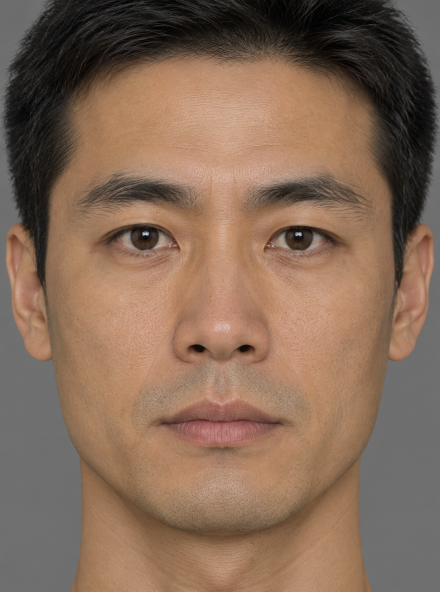
#> input picture RAG/portraits/figure-symmetric-cartographer/01-pass-880x1184.png, 880 x 1184 px (shown at 1/2 size)
$ python compare_stills.py
#> lines starting #> are read from the running program, lines starting #| are printed output that depends on the picture
### Log/Circle10/consistency.py
"""Circle10 肖像一致性体检 v3：眼位对齐 + 身份相似 + 眼部比例 + 构图合规。

方法：Haar 眼级联取双眼框（全脸级联在极紧景别下大面积漏检，眼级联反而稳），
以双眼中心连线做旋转与尺度归一（瞳孔距固定 100px），再取固定窗口算 NCC。
跨片与片内用同一套对齐，两者之差即「同人不同片」的损失。

用法：python Log/Circle10/consistency.py
"""
import itertools
import sys
from pathlib import Path

ROOT = Path(__file__).resolve().parents[2]
sys.path.insert(0, str(ROOT / "Tool" / "_deps"))
sys.path.insert(0, str(ROOT / "Tool" / "_deps_cv4"))  # cv2 5.0 无 CascadeClassifier
import cv2
import numpy as np

OUT = ROOT / "Log" / "Circle10" / "output"
VIDEOS = {"a": OUT / "v1-a.mp4", "b": OUT / "v1-b.mp4"}
EYE = cv2.CascadeClassifier(str(ROOT / "Tool/_deps/cv2/data/haarcascade_eye.xml"))
FACE = cv2.CascadeClassifier(str(ROOT / "Tool/_deps/cv2/data/haarcascade_frontalface_default.xml"))
IPD = 100.0          # 归一到 100px
WIN = (300, 380)     # 对齐全脸窗口
TS = [0.0, 1.0, 2.0, 3.0, 4.0, 5.0]


def eye_pair(gray):
    h, w = gray.shape
    boxes = EYE.detectMultiScale(gray[:int(h * 0.62)], 1.05, 6, minSize=(int(w * 0.06), int(w * 0.06)))
    boxes = [b for b in boxes if b[2] < w * 0.45]
    if len(boxes) < 2:
        return None
    best = None
    for b1, b2 in itertools.combinations(boxes, 2):
        x1, y1, w1, h1 = b1
        x2, y2, w2, h2 = b2
        if x1 > x2:
            (x1, y1, w1, h1), (x2, y2, w2, h2) = (x2, y2, w2, h2), (x1, y1, w1, h1)
        c1 = (x1 + w1 / 2, y1 + h1 / 2)
        c2 = (x2 + w2 / 2, y2 + h2 / 2)
        dy = abs(c1[1] - c2[1])
        size_ratio = min(w1, w2) / max(w1, w2)
        if size_ratio < 0.7 or dy > (c2[0] - c1[0]) * 0.35:
            continue
        score = size_ratio - dy / w * 4
        if best is None or score > best[0]:
            best = (score, (x1, y1, w1, h1), (x2, y2, w2, h2))
    if best is None:
        return None
    return best[1], best[2]


def align(img, pair):
    (x1, y1, w1, h1), (x2, y2, w2, h2) = pair
    c1 = np.array([x1 + w1 / 2, y1 + h1 / 2], np.float32)
    c2 = np.array([x2 + w2 / 2, y2 + h2 / 2], np.float32)
    ipd = float(np.hypot(*(c2 - c1)))
    ang = np.degrees(np.arctan2(c2[1] - c1[1], c2[0] - c1[0]))
    M = cv2.getRotationMatrix2D(((c1 + c2) / 2).tolist(), ang, IPD / ipd)
    return cv2.warpAffine(img, M, (img.shape[1], img.shape[0]), flags=cv2.INTER_CUBIC)


def crop(aligned, pair):
    (x1, y1, w1, h1), (x2, y2, w2, h2) = pair
    cx = (x1 + w1 / 2 + x2 + w2 / 2) / 2
    cy = (y1 + h1 / 2 + y2 + h2 / 2) / 2
    x0 = int(cx - 1.5 * IPD); y0 = int(cy - 1.0 * IPD)
    x1_ = int(cx + 1.5 * IPD); y1_ = int(cy + 2.8 * IPD)
    pad_x0, pad_y0 = max(0, -x0), max(0, -y0)
    x0, y0 = max(0, x0), max(0, y0)
    x1_ = min(aligned.shape[1], x1_); y1_ = min(aligned.shape[0], y1_)
    sub = aligned[y0:y1_, x0:x1_]
    sub = np.pad(sub, ((pad_y0, 0), (pad_x0, 0), (0, 0)), mode="edge") if (pad_x0 or pad_y0) else sub
    return cv2.resize(sub, WIN, interpolation=cv2.INTER_AREA)


def ncc(a, b, inset=0.08):
    h, w = a.shape
    m = np.zeros((h, w), bool)
    m[int(h * inset):int(h * (1 - inset)), int(w * inset):int(w * (1 - inset))] = True
    x, y = a[m].astype(np.float32), b[m].astype(np.float32)
    x -= x.mean(); y -= y.mean()
    d = np.sqrt((x * x).sum() * (y * y).sum())
    return float((x * y).sum() / d) if d else 0.0


def score(ref, mov, rng=6):
    rg = cv2.GaussianBlur(cv2.cvtColor(ref, cv2.COLOR_BGR2GRAY).astype(np.float32), (0, 0), 1.2)
    mg = cv2.GaussianBlur(cv2.cvtColor(mov, cv2.COLOR_BGR2GRAY).astype(np.float32), (0, 0), 1.2)
    best = -1.0
    for dx in range(-rng, rng + 1, 2):
        for dy in range(-rng, rng + 1, 2):
            M = np.array([[1, 0, dx], [0, 1, dy]], np.float32)
            w = cv2.warpAffine(mg, M, (WIN[0], WIN[1]), flags=cv2.INTER_LINEAR,
                               borderMode=cv2.BORDER_REPLICATE)
            best = max(best, ncc(rg, w))
    return best


# [85 lines left out: function main, not called in this run]


# [2 lines that do not run on import are left out]

### Log/Circle10/compare_stills.py
"""把原肖像卡的两张入库静态图拉进与视频帧同一套眼位对齐口径，出一张 6 格对比版。
用法：python Log/Circle10/compare_stills.py
"""
import sys
from pathlib import Path

ROOT = Path(__file__).resolve().parents[2]
sys.path.insert(0, str(ROOT / "Log" / "Circle10"))
sys.path.insert(0, str(ROOT / "Tool" / "_deps"))
sys.path.insert(0, str(ROOT / "Tool" / "_deps_cv4"))
import cv2
import numpy as np
from consistency import EYE, FACE, WIN, eye_pair, align, crop, score

OUT = ROOT / "Log" / "Circle10" / "output"
RAG = ROOT / "RAG" / "portraits" / "figure-symmetric-cartographer"
STILLS = {"still-880": RAG / "01-pass-880x1184.png", "still-1086": RAG / "02-pass-1086x1448.png"}
VIDEOS = {"a": OUT / "v1-a.mp4", "b": OUT / "v1-b.mp4"}
TS = [3.0, 5.0]


def from_still(path):
    img = cv2.imread(str(path))
    g = cv2.cvtColor(img, cv2.COLOR_BGR2GRAY)
    pair = eye_pair(g)
    if pair is None:
        return None
    (x1, y1, w1, h1), (x2, y2, w2, h2) = pair
    c1 = np.array([x1 + w1 / 2, y1 + h1 / 2]); c2 = np.array([x2 + w2 / 2, y2 + h2 / 2])
    ipd = float(np.hypot(*(c2 - c1)))
    return {"crop": crop(align(img, pair), pair), "ipd_px": ipd,
            "ipd_frac": ipd / img.shape[1], "size": img.shape[1::-1]}


def from_video(path, t):
    cap = cv2.VideoCapture(str(path))
    fps = cap.get(cv2.CAP_PROP_FPS)
    idx = int(round(t * fps))
    cap.set(cv2.CAP_PROP_POS_FRAMES, idx)
    ok, fr = cap.read()
    cap.release()
    if not ok:
        return None
    pair = eye_pair(cv2.cvtColor(fr, cv2.COLOR_BGR2GRAY))
    if pair is None:
        return None
    (x1, y1, w1, h1), (x2, y2, w2, h2) = pair
    c1 = np.array([x1 + w1 / 2, y1 + h1 / 2]); c2 = np.array([x2 + w2 / 2, y2 + h2 / 2])
    ipd = float(np.hypot(*(c2 - c1)))
    return {"crop": crop(align(fr, pair), pair), "ipd_px": ipd, "ipd_frac": ipd / fr.shape[1]}


def main():
    S = {}
    for k, p in STILLS.items():
        r = from_still(p)
#> in from_still, img is the input picture: shape (1184, 880, 3); mean B, G, R 87.1, 105.8, 132.5
#> in from_still, `g = cv2.cvtColor(img, cv2.COLOR_BGR2GRAY)`:
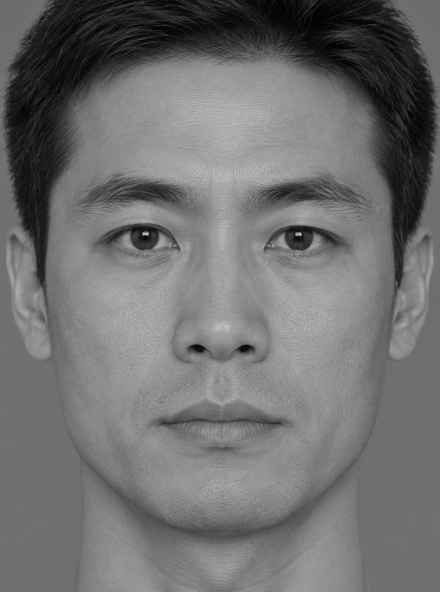
#> g: shape (1184, 880) (shown at 1/2 size); min 0, max 218, mean 111.7
#> in eye_pair, `boxes = EYE.detectMultiScale(gray[:int(h * 0.62)], 1.05, 6, minSize=(i..`: boxes = [[504, 395, 170, 170], [189, 387, 179, 179]]
#> the loop in eye_pair, `for b1, b2 in itertools.combinations(boxes, 2):` made 1 pass
#> (x1, y1, w1, h1, x2, y2, w2, h2) on pass 1: (189, 387, 179, 179, 504, 395, 170, 170)
#> in from_still, `pair = eye_pair(g)`: pair = ((189, 387, 179, 179), (504, 395, 170, 170))
#> in from_still, `(x1, y1, w1, h1), (x2, y2, w2, h2) = pair`: x1 = 189; y1 = 387; w1 = 179; x2 = 504; y2 = 395; w2 = 170
#> in from_still, `c1 = np.array([x1 + w1 / 2, y1 + h1 / 2])`: c1 = [278.5, 476.5]
#> in from_still, `c2 = np.array([x2 + w2 / 2, y2 + h2 / 2])`: c2 = [589, 480]
#> in from_still, `ipd = float(np.hypot(*(c2 - c1)))`: ipd = 310.5
#> in align, `(x1, y1, w1, h1), (x2, y2, w2, h2) = pair`: x1 = 189; y1 = 387; w1 = 179; x2 = 504; y2 = 395; w2 = 170
#> in align, `c1 = np.array([x1 + w1 / 2, y1 + h1 / 2], np.float32)`: c1 = [278.5, 476.5]
#> in align, `c2 = np.array([x2 + w2 / 2, y2 + h2 / 2], np.float32)`: c2 = [589, 480]
#> in align, `ipd = float(np.hypot(*(c2 - c1)))`: ipd = 310.5
#> in align, `ang = np.degrees(np.arctan2(c2[1] - c1[1], c2[0] - c1[0]))`: ang = 0.646
#> in align, `M = cv2.getRotationMatrix2D(((c1 + c2) / 2).tolist(), ang, IPD / ipd)`: M = [[0.322, 0.00363, 292.3], [-0.00363, 0.322, 325.8]]
#> in align, `return cv2.warpAffine(img, M, (img.shape[1], img.shape[0]), flags=cv2...`:
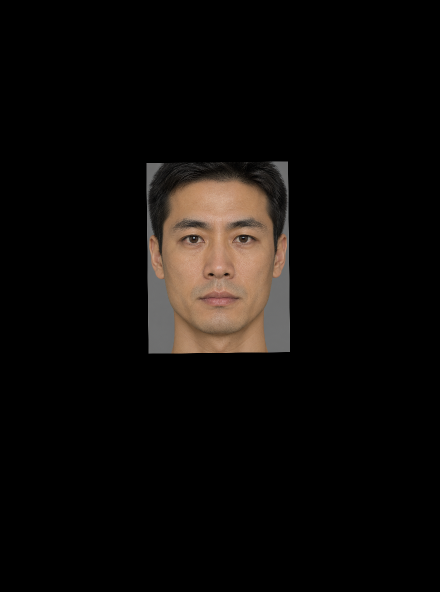
#> returned value: shape (1184, 880, 3) (shown at 1/2 size); mean of channels 0, 1, 2 9, 11, 13.7; drawn as B, G, R
#> in crop, `(x1, y1, w1, h1), (x2, y2, w2, h2) = pair`: x1 = 189; y1 = 387; w1 = 179; x2 = 504; y2 = 395; w2 = 170
#> in crop, `cx = (x1 + w1 / 2 + x2 + w2 / 2) / 2`: cx = 433.8
#> in crop, `cy = (y1 + h1 / 2 + y2 + h2 / 2) / 2`: cy = 478.2
#> in crop, `x0 = int(cx - 1.5 * IPD)`: x0 = 283
#> in crop, `y0 = int(cy - 1.0 * IPD)`: y0 = 378
#> in crop, `x1_ = int(cx + 1.5 * IPD)`: x1_ = 583
#> in crop, `y1_ = int(cy + 2.8 * IPD)`: y1_ = 758
#> in crop, `pad_x0, pad_y0 = max(0, -x0), max(0, -y0)`: pad_x0 = 0
#> in crop, `sub = aligned[y0:y1_, x0:x1_]`:
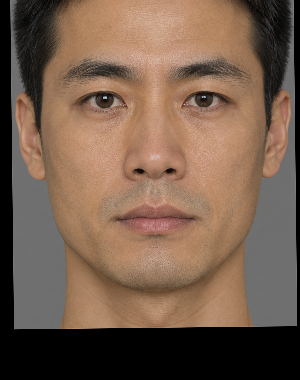
#> sub: shape (380, 300, 3); mean of channels 0, 1, 2 76.6, 93.5, 117.7; drawn as B, G, R
#> r = 4 items
        print(f"{k}: {'OK' if r else 'NO EYES'}  {p.name}")
#| still-880: OK  01-pass-880x1184.png
        if r:
            S[k] = r
#> pass 2 of the loop in main, `for k, p in STILLS.items():`:
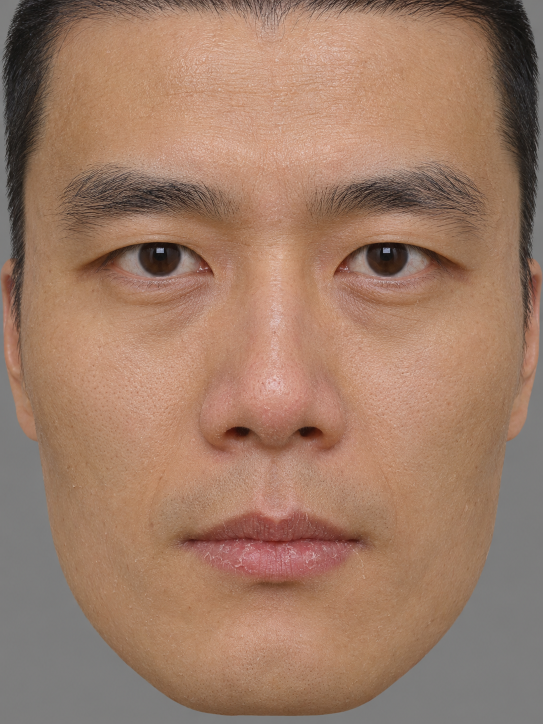
#> input picture RAG/portraits/figure-symmetric-cartographer/02-pass-1086x1448.png, 1086 x 1448 px (shown at 1/2 size)
#> in from_still, img is the input picture: shape (1448, 1086, 3); mean B, G, R 102.9, 123.3, 158
#> g: shape (1448, 1086)
#> the loop in eye_pair (call 2), `for b1, b2 in itertools.combinations(boxes, 2):` made 1 pass
#> (x1, y1, w1, h1, x2, y2, w2, h2) on pass 1: (166, 383, 274, 274, 633, 390, 261, 261)
#> pair = ((166, 383, 274, 274), (633, 390, 261, 261))
#> in from_still (call 2), `(x1, y1, w1, h1), (x2, y2, w2, h2) = pair`: x1 = 166; y1 = 383; w1 = 274; x2 = 633; y2 = 390; w2 = 261
#> in from_still (call 2), `c1 = np.array([x1 + w1 / 2, y1 + h1 / 2])`: c1 = [303, 520]
#> in from_still (call 2), `c2 = np.array([x2 + w2 / 2, y2 + h2 / 2])`: c2 = [763.5, 520.5]
#> in from_still (call 2), `ipd = float(np.hypot(*(c2 - c1)))`: ipd = 460.5
#> in crop (call 2), `(x1, y1, w1, h1), (x2, y2, w2, h2) = pair`: x1 = 166; y1 = 383; w1 = 274; x2 = 633; y2 = 390; w2 = 261
#> cx = 533.2
#> cy = 520.2
#> x0 = 383
#> y0 = 420
#> x1_ = 683
#> y1_ = 800
#> in crop (call 2), `sub = aligned[y0:y1_, x0:x1_]`:
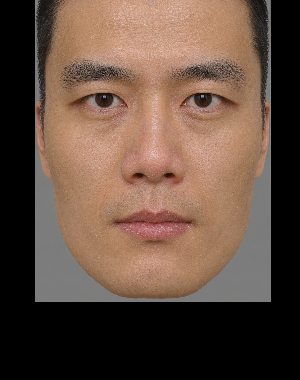
#> sub: shape (380, 300, 3); mean of channels 0, 1, 2 64.7, 77.6, 99.5; drawn as B, G, R
#| still-1086: OK  02-pass-1086x1448.png
    for k, p in VIDEOS.items():
        for t in TS:
            r = from_video(p, t)
            if r:
                S[f"{k}{t:.0f}s"] = r
#> pass 2 of the loop in main, `for k, p in VIDEOS.items():`:

    keys = list(S)
#> keys = ['still-880', 'still-1086']
    print("\n=== 眼位对齐 NCC（同一套对齐、同一窗口 300x380）===")
    print("%-12s" % "" + "".join("%-11s" % k for k in keys))
#|             still-880  still-1086
    for a in keys:
        row = "%-12s" % a
        for b in keys:
            row += "%-11.3f" % score(S[a]["crop"], S[b]["crop"])
        print(row)
#> this loop made 2 passes
#> a on passes 1 to 2: 'still-880', 'still-1086'
#| still-880   1.000      0.644
#| still-1086  0.654      1.000
#> pass 1, in score, `rg = cv2.GaussianBlur(cv2.cvtColor(ref, cv2.COLOR_BGR2GRAY).astype(np...`:
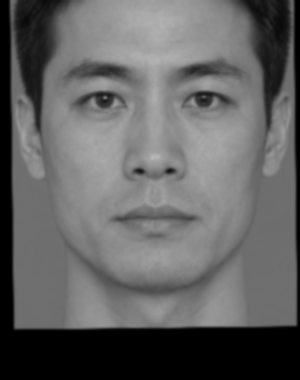
#> rg: shape (380, 300) float32; min 0, max 184.4, mean 98.8
#> pass 1, in score (call 2), `mg = cv2.GaussianBlur(cv2.cvtColor(mov, cv2.COLOR_BGR2GRAY).astype(np...`:
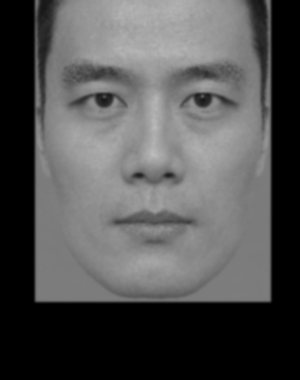
#> mg: shape (380, 300) float32; min 0, max 188.9, mean 82.7

    tiles = []
    for k in keys:
        im = S[k]["crop"].copy()
        cv2.putText(im, k, (8, 26), cv2.FONT_HERSHEY_SIMPLEX, 0.7, (0, 255, 255), 2, cv2.LINE_AA)
        tiles.append(im)
#> this loop made 2 passes
#> k on passes 1 to 2: 'still-880', 'still-1086'
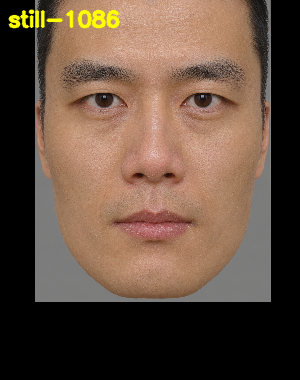
#> im: shape (380, 300, 3); mean of channels 0, 1, 2 64.1, 79, 100.7; drawn as B, G, R
    while len(tiles) % 6:
        tiles.append(np.full_like(tiles[0], 255))
#> this loop made 4 passes
    sheet = np.vstack([np.hstack(tiles[i:i + 6]) for i in range(0, len(tiles), 6)])
    p = OUT / "_still-vs-video_aligned.png"
    cv2.imwrite(str(p), sheet)
    print("\nSHEET", p, sheet.shape)
#| SHEET Log/Circle10/output/_still-vs-video_aligned.png (380, 1800, 3)

    # 原始画幅缩略（不做对齐，保留各自取景）
    thumbs = []
    for k, path in list(STILLS.items()) + [(f"{k}{t:.0f}s", VIDEOS[k]) for k in VIDEOS for t in TS]:
        if isinstance(path, Path) and path.suffix == ".png":
            im = cv2.imread(str(path))
        else:
            cap = cv2.VideoCapture(str(path)); cap.set(cv2.CAP_PROP_POS_FRAMES, int(round(3.0 * cap.get(cv2.CAP_PROP_FPS))))
            ok, im = cap.read(); cap.release()
        h = 420
        im = cv2.resize(im, (int(im.shape[1] * h / im.shape[0]), h), interpolation=cv2.INTER_AREA)
#> im: shape (420, 312, 3)
        cv2.putText(im, k, (8, 26), cv2.FONT_HERSHEY_SIMPLEX, 0.7, (0, 255, 255), 2, cv2.LINE_AA)
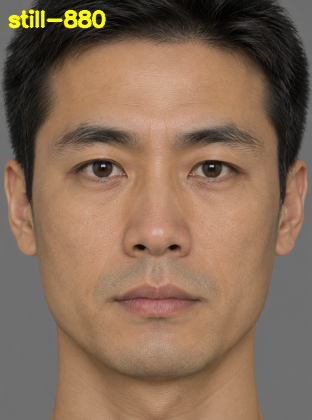
#> im: shape (420, 312, 3); mean B, G, R 86.9, 107.3, 134
        thumbs.append(im)
#> pass 2 of the loop in main, `for k, path in list(STILLS.items()) + [(f"{k}{t:.0f}s", VIDEOS[k]) for..`:
#> in main, `cv2.putText(im, k, (8, 26), cv2.FONT_HERSHEY_SIMPLEX, 0.7, (0, 255, 25..`:
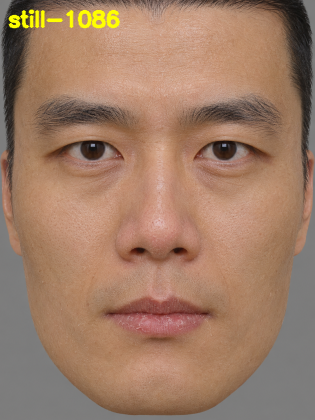
#> im: shape (420, 315, 3); mean B, G, R 102.2, 124.3, 158.8
    hmax = max(t.shape[0] for t in thumbs)
    thumbs = [cv2.copyMakeBorder(t, 0, hmax - t.shape[0], 0, 0, cv2.BORDER_CONSTANT, value=(255, 255, 255)) for t in thumbs]
    cv2.imwrite(str(OUT / "_still-vs-video_raw.png"), np.hstack(thumbs))
    print("RAW", OUT / "_still-vs-video_raw.png")


if __name__ == "__main__":
#> (the run stopped early here; a loop or call above may not have finished)
